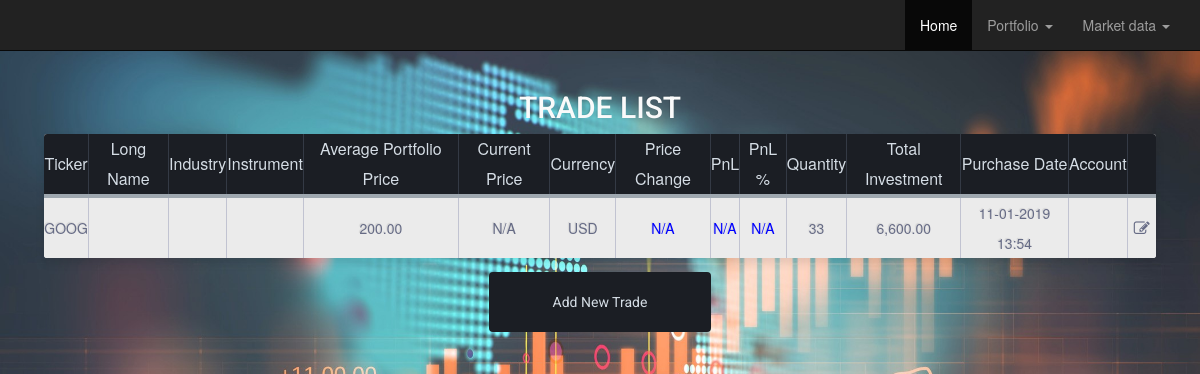
Page /portfolio/ on the earlier database version.
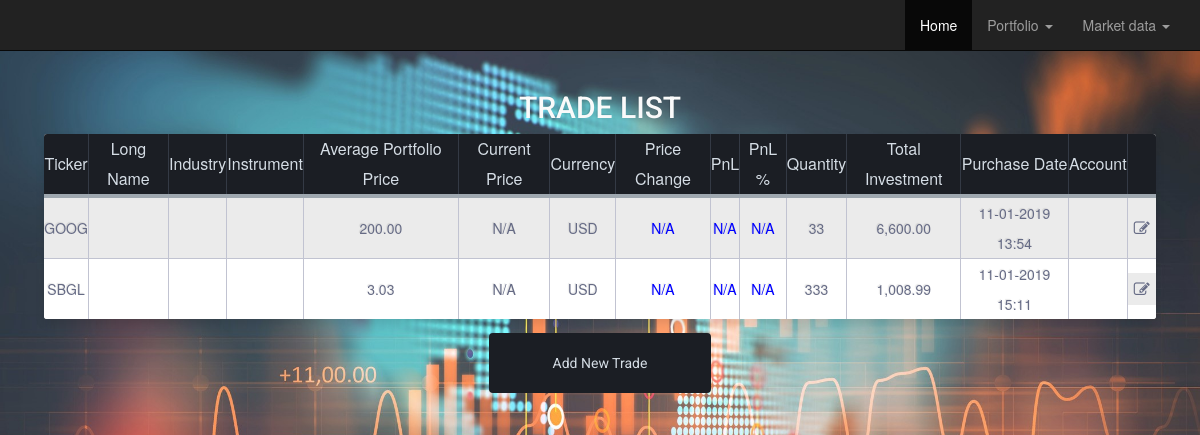
Same page on the later database version.
### portfolio/models.py (models this page shows, shortened)
class Trade(models.Model):
    ACTIONS = (('', 'Action'),
               ("buy", "BUY"),
               ("sell", "SELL"),)
    CCYS = (('', 'Currency'),
            ("EUR", "EUR"),
            ("GBP", "GBP"),
            ("USD", "USD"),)
    ticker = models.CharField('Ticker', max_length=7, primary_key=True, blank=True)
    price = models.DecimalField('Price', max_digits=20, decimal_places=2, blank=True)
    currency = models.CharField('Currency', max_length=3,  choices=CCYS, help_text='3 letter currency code', blank=True)
    quantity = models.IntegerField('Quantity', blank=True)
    timestamp = models.DateTimeField('TimeStamp', help_text='Enter purchase date and time"', blank=True)
    action = models.CharField('Action', max_length=4, choices=ACTIONS, help_text='"BUY" or "SELL"', blank=True)
    account = models.CharField('Broker Account', max_length=20, blank=True)
    sector = models.CharField('Sector', max_length=50, blank=True)
    industry = models.CharField('Industry', max_length=50, blank=True)
    long_name = models.CharField('Long Name', max_length=50, blank=True)
    instrument = models.CharField('Instrument', max_length=50, blank=True)
    current_price = 'N/A'
    price_change = 'N/A'
    pnlPercent = 'N/A'
    pnl = 'N/A'
    @property
    def total_investment(self):
        return float(self.price) * float(self.quantity)

### portfolio/views.py (the view)
# urls.py: path('portfolio/', views.TradeListView.as_view(), name='portfolio'),
class TradeListView(generic.ListView):
    model = Trade
    def get_queryset(self):
        queryset = super(TradeListView, self).get_queryset()
        for obj in queryset:
            try:
                data = requests.get('https://finance.yahoo.com/quote/%s/' % obj.ticker).text
                current_price = float(data.split('"regularMarketPrice":{"raw":')[1].split(',"fmt":')[0])
                obj.current_price = '{:,.2f}'.format(current_price)
                obj.price_change = data.split('"regularMarketChangePercent":{"raw":')[1].split(',"fmt":"')[1].split('"},')[0]
                obj.long_name = data.split(',"longName":"')[1].split('"')[0]
                obj.instrument = data.split(',"quoteType":"')[1].split('"')[0]
                obj.pnlPercent = '{:,.2f}%'.format(((float(current_price) - float(obj.price)) /
                                                     float(obj.price))*100)
                obj.pnl = '{:,.2f}'.format(((float(current_price) - float(obj.price)) /
                                               float(obj.price))*float(obj.total_investment))
            except requests.exceptions.ConnectionError:
                pass
            except Exception as e:
                raise e
            obj.total_investment_format = '{:,.2f}'.format(float(obj.total_investment))
            obj.price = '{:,.2f}'.format(float(obj.price))
            obj.timestamp = str(obj.timestamp.strftime('%d-%m-%Y   %H:%M'))
        return queryset

### portfolio/templates/portfolio/trade_list.html (shortened to what this page needs)
{% extends "base_generic.html" %}
{% block content %}
    <head>
        {% load static %}
        <link rel="stylesheet" href="{% static 'css/tradeTable.css' %}">
        <link rel="stylesheet" href="https://cdnjs.cloudflare.com/ajax/libs/font-awesome/4.7.0/css/font-awesome.min.css">
    </head>
    <div class = mainBlock>
    {% if trade_list %}
        <header class="mainBlock__header">
            <h1 class="mainBlock__title">Trade List</h1>
        </header>
        <table class="table-fill" align="center">
            <thead>
                <tr>
                  <th>Ticker</th>
                  <th>Long Name</th>
                  <th>Industry</th>
                  <th>Instrument</th>
                  <th>Average Portfolio Price</th>
                  <th>Current Price</th>
                  <th>Currency</th>
                  <th>Price Change</th>
                  <th>PnL</th>
                  <th>PnL %</th>
                  <th>Quantity</th>
                  <th>Total Investment</th>
                  <th>Purchase Date</th>
                  <th>Account</th>
                  <th></th>
                </tr>
            </thead>
            <tbody class="table-hover">
                {% for trade in trade_list %}
                    <tr>
                        <td>{{trade.ticker}}</td>
                        <td>{{trade.long_name}}</td>
                        <td>{{trade.industry}}</td>
                        <td>{{trade.instrument}}</td>
                        <td>{{trade.price}}</td>
                        <td>{{trade.current_price}}</td>
                        <td>{{trade.currency}}</td>
                        {% if trade.price_change|first == "-" %}
                             <td class="NegativeValue">{{trade.price_change}}</td>
                        {% else %}
                            <td class="PositiveValue">{{trade.price_change}}</td>
                        {% endif %}
                        {% if trade.pnl|first == "-" %}
                             <td class="NegativeValue">{{trade.pnl}}</td>
                        {% else %}
                            <td class="PositiveValue">{{trade.pnl}}</td>
                        {% endif %}
                        {% if trade.pnlPercent|first == "-" %}
                             <td class="NegativeValue">{{trade.pnlPercent}}</td>
                        {% else %}
                            <td class="PositiveValue">{{trade.pnlPercent}}</td>
                        {% endif %}
                        <td>{{trade.quantity}}</td>
                        <td>{{trade.total_investment_format}}</td>
                        <td>{{trade.timestamp}}</td>
                        <td>{{trade.account}}</td>
                        <td>
                            <form action="{% url 'portfolioEdit' %}" method='GET'>
                                <button type="submit" style="font-size:16px;background:#EBEBEB;border:0" name={{trade.ticker}} value=""><i class="fa fa-edit" style="font-size:16px"></i></button>
                            </form>
                        </td>
                    </tr>
                {% endfor %}
            </tbody>
        </table>
    {% else %}
        <div class="table-title">
            <h3>There are no live trades.</h3>
        </div>
    {% endif %}
    <form>
        <button class=btn formaction="{% url 'tradeInput' %}">Add New Trade</button>
    </form>
    </div>
{% endblock %}

### portfolio/templates/base_generic.html (shortened to what this page needs)
<!DOCTYPE html>
<html lang="en">
    <head>
      {% load static %}
      <link rel="stylesheet" href="{% static 'css/styles.css' %}">
    </head>
    <body>
        {% load bootstrap3 %}
        {% bootstrap_css %}
        <nav class="navbar navbar-inverse navbar-static-top menuBar">
        <div class="container">
          <div class="navbar-header">
            <a class="navbar-brand text-hide" href="http://disputebills.com">Project Money!
            </a>
          </div>
          <div id="navbar6" class="navbar-collapse collapse">
            <ul class="nav navbar-nav navbar-right">
                <li class="active"><a href="#">Home</a></li>
                <li class="dropdown">
                    <a href="#" class="dropdown-toggle" data-toggle="dropdown" role="button" aria-expanded="false">Portfolio <span class="caret"></span></a>
                </li>
                <li class="dropdown">
                    <a href="#" class="dropdown-toggle" data-toggle="dropdown" role="button" aria-expanded="false">Market data <span class="caret"></span></a>
                </li>
            </ul>
          </div>
        </div>
        </nav>
        <div class="container-fluid">
          {% block content %}{% endblock %}
        </div>
    </body>
</html>

### portfolio/static/css/styles.css (style rules this page uses)
.navbar-brand { padding: 0px; }
.menuBar .navbar-brand { background: url(/static/images/logo.png) center / contain no-repeat; width: 200px; }
body { font-family: "Lato"; }

### portfolio/static/css/tradeTable.css (style rules this page uses)
.mainBlock { width: 95%; margin: auto; }
.mainBlock__header { text-align: center; }
.mainBlock__title { color: #fafafa; font-size: 30px; font-weight: 500; font-style:normal; font-family: "Roboto", helvetica, arial, sans-serif; text-shadow: -1px -1px 1px rgba(0, 0, 0, 0.1); text-transform:uppercase; }
.table-fill { background: white; border-radius:3px; border-collapse: collapse; margin: auto; box-shadow: 0 5px 10px rgba(0, 0, 0, 0.1); animation: float 5s infinite; width: 100%; }
th { color:#D5DDE5;; background:#1b1e24; border-bottom:4px solid #9ea7af; border-right: 1px solid #343a45; font-size:16px; font-weight: 400; text-align:centre; text-shadow: 0 1px 1px rgba(0, 0, 0, 0.1); vertical-align:middle; }
th:first-child { border-top-left-radius:3px; }
th:last-child { border-top-right-radius:3px; border-right:none; }
tr { border-top: 1px solid #C1C3D1; border-bottom-: 1px solid #C1C3D1; color:#666B85; font-size:16px; font-weight:normal; text-shadow: 0 1px 1px rgba(256, 256, 256, 0.1); line-height: 30px; }
tr:first-child { border-top:none; }
tr:last-child { border-bottom:none; }
tr:nth-child(odd) td { background:#EBEBEB; }
tr:last-child td:first-child { border-bottom-left-radius:3px; }
tr:last-child td:last-child { border-bottom-right-radius:3px; }
td { background:#FFFFFF; text-align:centre; vertical-align:middle; font-weight:300; font-size:14px; text-shadow: -1px -1px 1px rgba(0, 0, 0, 0.1); border-right: 1px solid #C1C3D1; }
td:last-child { border-right: 0px; }
.btn { display: block; padding: 20px; font-family: "Roboto"; -webkit-appearance: none; outline: 0; border: 0; color: #D5DDE5; background: #1b1e24; transition: 0.3s; width: 20%; margin: 1em auto; }
.PositiveValue { color: blue; }

### portfolio/templates/portfolio/trade_list.html (style rules this page uses)
body { background-image: url('/static/images/portfolioBackground1.jpg'); background-repeat: no-repeat; background-size: cover; height: 100%; }
table, th, td { text-align: center; }

Differences in the rows shown:
added Trade: ticker "SBGL", price "3.03", current_price "N/A", currency "USD", price_change "N/A", pnl "N/A", pnlPercent "N/A", quantity "333", total_investment_format "1,008.99", timestamp "11-01-2019 15:11"
